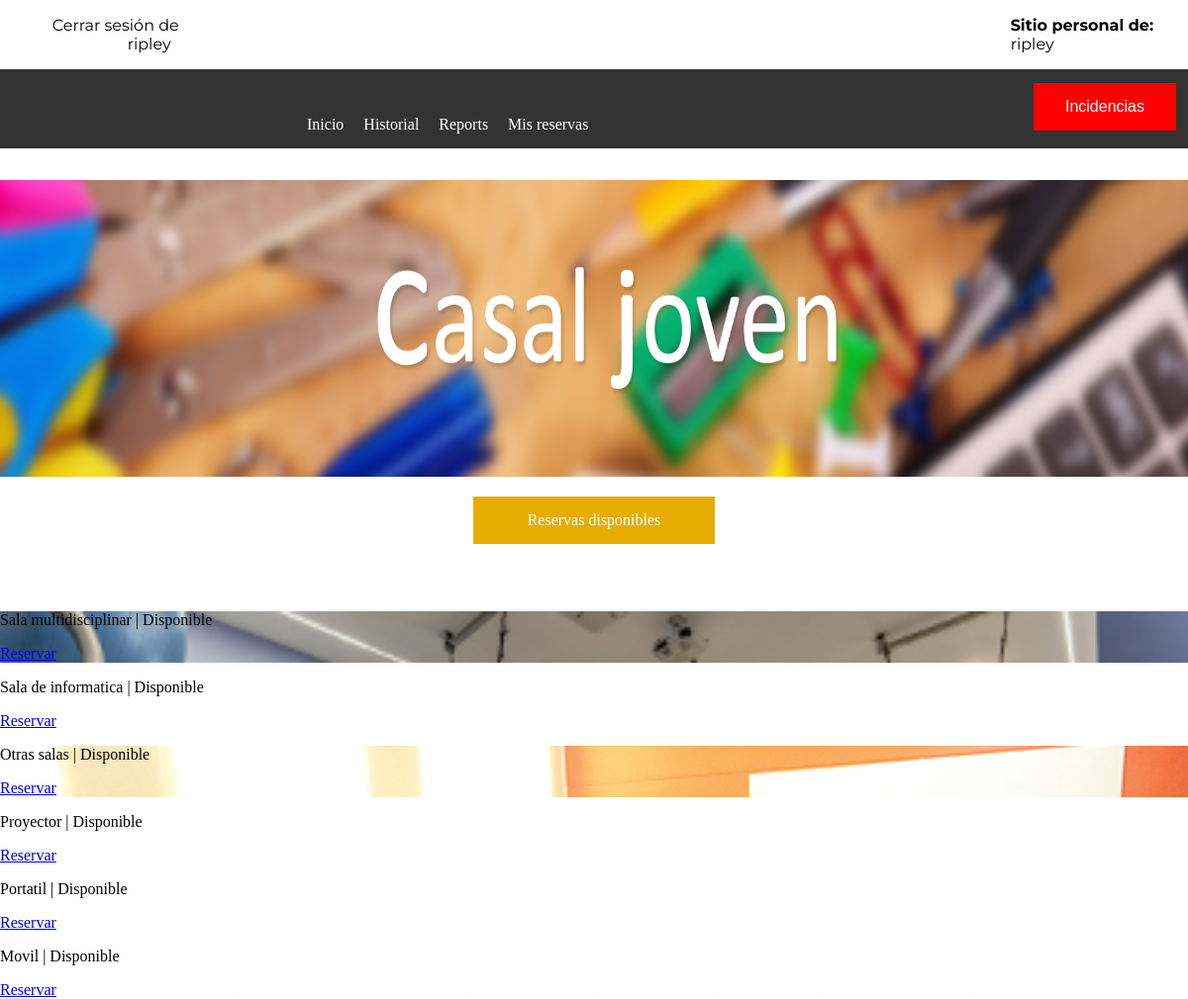
The page /home.php (signed in) on the database its author committed.
### tables this page shows
CREATE TABLE `tbl_tipus_recurso` (
  `id_tipo_recurso` int(11) NOT NULL,
  `nombre_tipus_recurso` char(30) DEFAULT NULL,
  `imagen_tipo_recurso` varchar(100) NOT NULL,
  `descripcion` varchar(100) NOT NULL
);

### home.php (the view, shortened to what this page needs)
<!DOCTYPE html>
<html>
<head>
	<link rel="stylesheet" type="text/css" href="estilos.css">
</head>
<body>
	<div style="display:flex; align-items: center">
	    <?php
	        include "./header.php";
	    ?>
	    <p style="font-family: Montserrat; margin-left: 70%"><b>Sitio personal de:</b>
			<?php
				echo $_SESSION['nombre'];
			?>
		</p>
	</div>
	<header id="main-header" >
		<nav class="cab">
			<ul>
				<li><a href="home.php"><p>Inicio</p></a></li>
				<li><a href="general.php"><p>Historial</p></a></li>
				<li><a href="reports.php"><p>Reports</p></a></li>
				<li><a href="mis_reservas.php"><p>Mis reservas</p></a></li>
			</ul>
		</nav>
	<button class="incidencias"><a href="incidencias.php" style="text-decoration: none;">Incidencias</a></button>
 	</header>
	<div class="div_img">
		<img src="./img/banner.jpg" class="imagen">
	</div>
<p class="reservar_parr" style="display:block;
  margin-left: auto;
  margin-right: auto;width:180px">
			Reservas disponibles
	</p>
	<?php
	include "./services/conexion.php";
	$result=mysqli_query($conn,"SELECT distinct tbl_tipus_recurso.id_tipo_recurso, tbl_tipus_recurso.imagen_tipo_recurso,tbl_tipus_recurso.nombre_tipus_recurso FROM tbl_tipus_recurso inner join tbl_recurso on tbl_recurso.id_tipo_recurso=tbl_tipus_recurso.id_tipo_recurso  ");
	echo "<br><br>";
	while($objeto=mysqli_fetch_array($result)){
		echo '<div class="contenedor_registros" style="background-repeat: no-repeat; background-size: 100%; background-image: url(./img/recursos/'.$objeto['imagen_tipo_recurso'].');">';
		$consulta="Select * From tbl_recurso where id_tipo_recurso=".$objeto['id_tipo_recurso']." and estado='disponible'";
		$disponibilidad=mysqli_query($conn,$consulta);
		if (!empty($disponibilidad) && mysqli_num_rows($disponibilidad)>0) {
			echo "<p class='titulos_recursos'>".$objeto['nombre_tipus_recurso']." | <span class='disponible'>Disponible</span></p>";
			echo "<a href='reservar.php?tipo=".$objeto['id_tipo_recurso']."' class='myButton'>Reservar</a>";
		}else{
			echo "<p class='titulos_recursos'>".$objeto['nombre_tipus_recurso']." | <span class='reservado'>No disponible</span></p>";
		}
			echo "</div>";
	}
	?>
</body>
</html>

### header.php (shortened to what this page needs)
<!DOCTYPE html>
<html>
<head>
</head>
<body>
	<div style="text-align: right;">
		<?php
		if(isset($_SESSION['nombre'])){
			echo "<a style='font-family:Montserrat; margin-left:10px; text-decoration: none; color: black' href='./services/logout.proc.php'>Cerrar sesión de ".$_SESSION['nombre']."</a>&nbsp;&nbsp;";
		}else{
			header("Location: ./index.php");
		}
		?>
	</div>
</body>
</html>

### estilos.css (style rules this page uses)
body { font-family: verdana; margin: 0px;width: 100%; }
#main-header { background: #333; color: white; height: 80px; }
#main-header a { color: white; margin: 0px; }
.cab { float: left; margin-left: 25%; }
.cab ul { margin: 0; padding: 0; list-style: none; padding-right: 20px; }
.cab ul li { display: inline-block; line-height: 80px; }
.cab ul li a { display: block; padding: 0 10px; text-decoration: none; -webkit-transition:all 500ms ease; -o-transition:all 500ms ease; transition:all 500ms ease ; }
.cab li { float:left; }
.incidencias { background-color: red; border: none; color: white; padding: 15px 32px; text-align: center; text-decoration: none; display: inline-block; font-size: 16px; margin: 14px 2px; cursor: pointer; float: right; margin-right: 12px; }
.imagen { width: 100%; height:300px; }
.div_img { width: 100%; }
.reservar_parr { margin-left: 44%; background-color: #e6ac00; border: none; color: white; padding: 15px 32px; text-align: center; text-decoration: none; display: inline-block; font-size: 16px; }

### rows shown on the page
tbl_tipus_recurso: imagen_tipo_recurso (picture), nombre_tipus_recurso "Sala multidisciplinar"
tbl_tipus_recurso: nombre_tipus_recurso "Sala de informatica"
tbl_tipus_recurso: imagen_tipo_recurso (picture), nombre_tipus_recurso "Otras salas"
tbl_tipus_recurso: imagen_tipo_recurso (picture), nombre_tipus_recurso "Proyector"
tbl_tipus_recurso: imagen_tipo_recurso (picture), nombre_tipus_recurso "Portatil"
tbl_tipus_recurso: imagen_tipo_recurso (picture), nombre_tipus_recurso "Movil"

### other values the page prints
$_SESSION['nombre'] "ripley"
